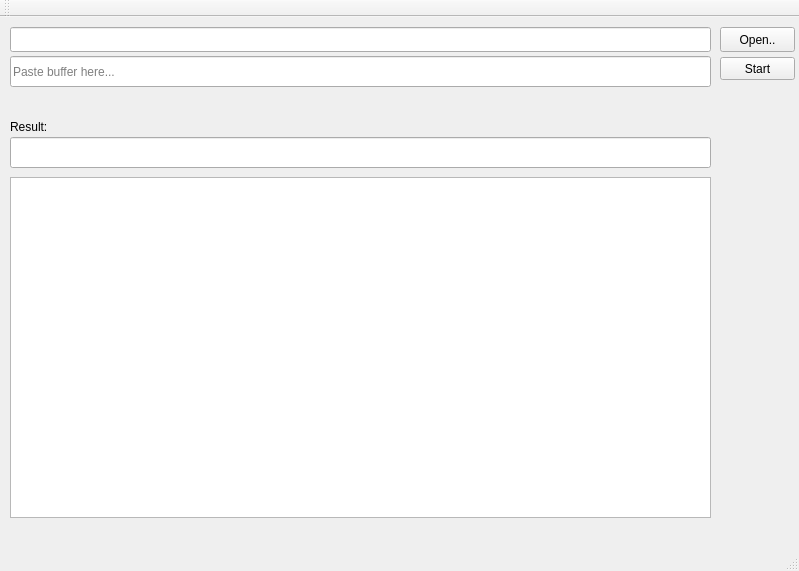
<?xml version="1.0" encoding="UTF-8"?>
<ui version="4.0">
 <class>MainWindow</class>
 <widget class="QMainWindow" name="MainWindow">
  <property name="geometry">
   <rect>
    <x>0</x>
    <y>0</y>
    <width>799</width>
    <height>571</height>
   </rect>
  </property>
  <property name="windowTitle">
   <string>MainWindow</string>
  </property>
  <widget class="QWidget" name="centralWidget">
   <widget class="QPushButton" name="open">
    <property name="geometry">
     <rect>
      <x>720</x>
      <y>10</y>
      <width>75</width>
      <height>25</height>
     </rect>
    </property>
    <property name="text">
     <string>Open..</string>
    </property>
   </widget>
   <widget class="QPushButton" name="start">
    <property name="geometry">
     <rect>
      <x>720</x>
      <y>40</y>
      <width>75</width>
      <height>23</height>
     </rect>
    </property>
    <property name="text">
     <string>Start</string>
    </property>
   </widget>
   <widget class="QLineEdit" name="path">
    <property name="geometry">
     <rect>
      <x>10</x>
      <y>10</y>
      <width>701</width>
      <height>25</height>
     </rect>
    </property>
   </widget>
   <widget class="QTextEdit" name="result">
    <property name="geometry">
     <rect>
      <x>10</x>
      <y>160</y>
      <width>701</width>
      <height>341</height>
     </rect>
    </property>
   </widget>
   <widget class="QLineEdit" name="pac_type">
    <property name="geometry">
     <rect>
      <x>10</x>
      <y>120</y>
      <width>701</width>
      <height>31</height>
     </rect>
    </property>
   </widget>
   <widget class="QLabel" name="label">
    <property name="geometry">
     <rect>
      <x>10</x>
      <y>100</y>
      <width>61</width>
      <height>20</height>
     </rect>
    </property>
    <property name="text">
     <string>Result:</string>
    </property>
   </widget>
   <widget class="QLineEdit" name="buffer_input">
    <property name="geometry">
     <rect>
      <x>10</x>
      <y>39</y>
      <width>701</width>
      <height>31</height>
     </rect>
    </property>
    <property name="placeholderText">
     <string>Paste buffer here...</string>
    </property>
   </widget>
  </widget>
  <widget class="QMenuBar" name="menuBar">
   <property name="geometry">
    <rect>
     <x>0</x>
     <y>0</y>
     <width>799</width>
     <height>21</height>
    </rect>
   </property>
  </widget>
  <widget class="QToolBar" name="mainToolBar">
   <attribute name="toolBarArea">
    <enum>TopToolBarArea</enum>
   </attribute>
   <attribute name="toolBarBreak">
    <bool>false</bool>
   </attribute>
  </widget>
  <widget class="QStatusBar" name="statusBar"/>
 </widget>
 <layoutdefault spacing="6" margin="11"/>
 <resources/>
 <connections/>
</ui>
